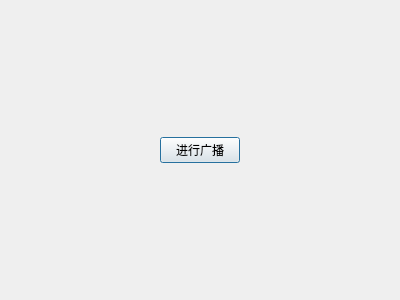
<?xml version="1.0" encoding="UTF-8"?>
<ui version="4.0">
 <class>Sender</class>
 <widget class="QDialog" name="Sender">
  <property name="geometry">
   <rect>
    <x>0</x>
    <y>0</y>
    <width>400</width>
    <height>300</height>
   </rect>
  </property>
  <property name="windowTitle">
   <string>Sender</string>
  </property>
  <layout class="QGridLayout" name="gridLayout">
   <item row="0" column="0">
    <spacer name="horizontalSpacer">
     <property name="orientation">
      <enum>Qt::Horizontal</enum>
     </property>
     <property name="sizeHint" stdset="0">
      <size>
       <width>40</width>
       <height>20</height>
      </size>
     </property>
    </spacer>
   </item>
   <item row="0" column="1">
    <widget class="QPushButton" name="pushButton">
     <property name="text">
      <string>进行广播</string>
     </property>
    </widget>
   </item>
   <item row="0" column="2">
    <spacer name="horizontalSpacer_2">
     <property name="orientation">
      <enum>Qt::Horizontal</enum>
     </property>
     <property name="sizeHint" stdset="0">
      <size>
       <width>40</width>
       <height>20</height>
      </size>
     </property>
    </spacer>
   </item>
  </layout>
 </widget>
 <layoutdefault spacing="6" margin="11"/>
 <resources/>
 <connections/>
</ui>
